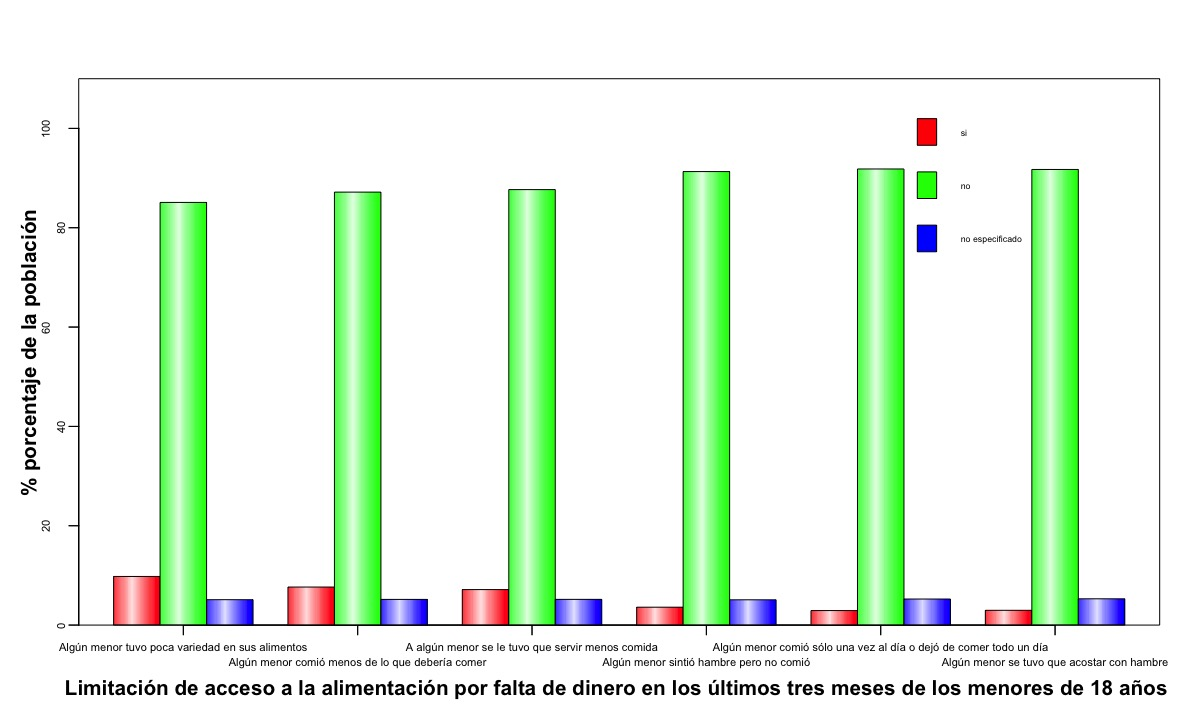

R code for this plot:
library(plotrix)
library(readxl)

azca<-read_xlsx("azcaalimen1.xlsx")
attach(azca)

azca1<-azca[,-1]
azca2<-t(azca1)
colnames(azca2)<- c("Algún menor tuvo poca variedad en sus alimentos", "Algún menor comió menos de lo que debería comer", "A algún menor se le tuvo que servir menos comida", "Algún menor sintió hambre pero no comió","Algún menor comió sólo una vez al día o dejó de comer todo un día", "Algún menor se tuvo que acostar con hambre")


barp(azca2, names.arg = colnames(azca2), cex.axis = 0.7,
     col=rainbow(3), cylindrical = TRUE, ylim = c(0,110), 
     shadow = FALSE, staxx = TRUE, staxy = TRUE,
     legend.pos = list(x=0.10, y=0.30), xlab = "", ylab = "", border = TRUE)


mtext("Limitación de acceso a la alimentación por falta de dinero en los últimos tres meses de los menores de 18 años ", 1, line = 2.8, font = 2, cex = 1.3)
mtext("% porcentaje de la población", 2, line = 2, font = 2, cex = 1.3)
legend("topright", c("si","no" , "no especificado"), bty="n", cex = .55, fill=c("red", "green","blue"))

#legend("topright", colnames(azca1), bty="n", cex = 0.5, fill=c("red","lightskyblue"))
